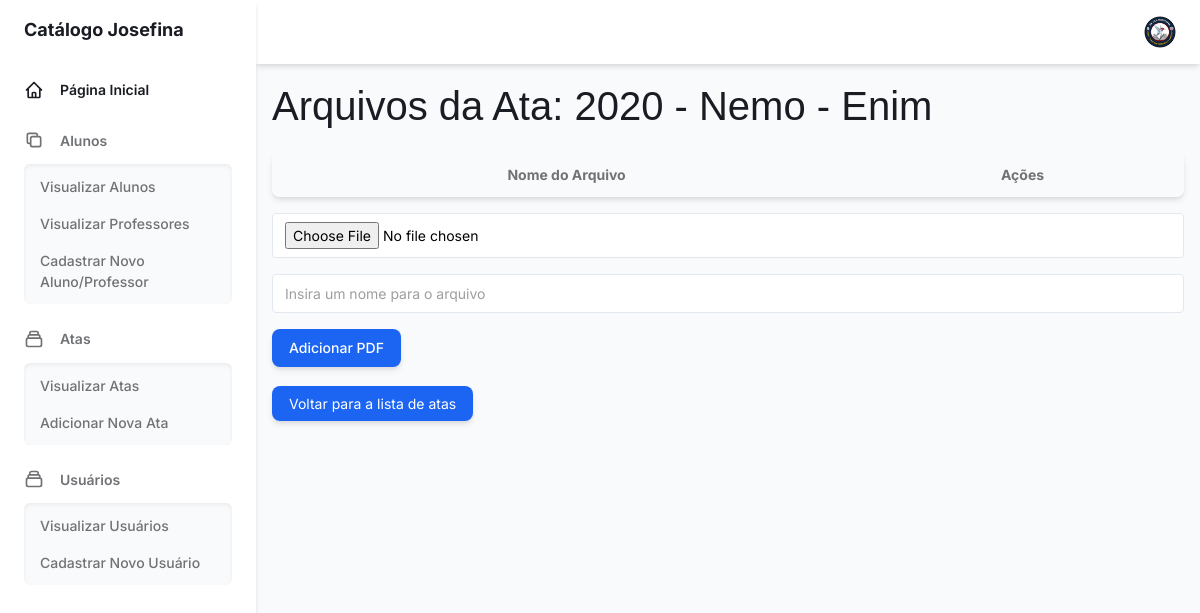
The app's page /ata/ata/ata/6/arquivos/ (signed in), older data.
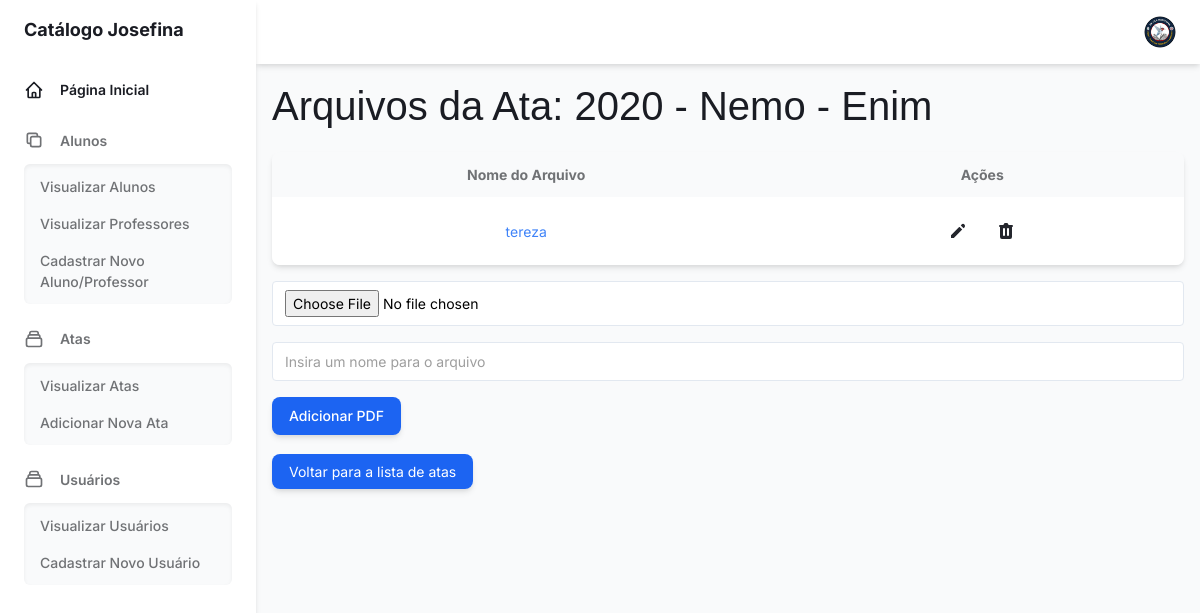
The same page, newer data.
### ata/models.py (models this page shows, shortened)
class ArquivoPDF(models.Model):
    ata = models.ForeignKey(Atas, on_delete=models.CASCADE)
    pdf = models.FileField(upload_to='pdfs/')
    nome = models.CharField(max_length=255, blank=True)

### ata/views.py (the view)
# urls.py: path('ata/ata/<int:ata_id>/arquivos/', views.ver_arquivos_ata, name='ver_arquivos_ata'),
@login_required
def ver_arquivos_ata(request, ata_id):
    ata = Atas.objects.get(pk=ata_id)
    pdfs = ArquivoPDF.objects.filter(ata=ata)
    return render(request, 'ata/ver_arquivos_ata.html', {'pdfs': pdfs, 'ata': ata})

### templates/ata/ver_arquivos_ata.html (shortened to what this page needs)
{% load static %}
{% include '_base.html' %}
{% block content %}
<div class="w-full p-4">
    <h1 class="title-large text-gray-800 dark:text-gray-200 mb-4" style="font-size: 2.5rem; margin-top: -4px; font-family: 'Ubuntu', sans-serif;">
        Arquivos da Ata: {{ ata.ano }} - {{ ata.serie }} - {{ ata.turma }}
    </h1>
    <div class="w-full max-w-6xl overflow-hidden rounded-lg shadow-md">
        <div class="w-full overflow-x-auto">
            <table class="w-full whitespace-no-wrap table-auto text-sm">
                <thead class="bg-gray-50 dark:bg-gray-700 text-gray-500 dark:text-gray-400">
                    <tr>
                        <th class="px-6 py-3 text-center">Nome do Arquivo</th>
                        <th class="px-6 py-3 text-center">Ações</th>
                    </tr>
                </thead>
                <tbody class="bg-white dark:bg-gray-800 divide-y dark:divide-gray-700">
                    {% for pdf in pdfs %}
                    <tr class="text-gray-700 dark:text-gray-400">
                        <td class="px-6 py-4 text-center">
                            <a href="{{ pdf.pdf.url }}" target="_blank" class="text-blue-500 hover:underline">{{ pdf.nome }}</a>
                        </td>
                        <td class="px-6 py-4 text-center">
                            <div class="flex justify-center space-x-3">
                                <a href="{% url 'editar_arquivo_pdf' pdf.id %}">
                                    <button
                                        class="flex items-center justify-center p-2 text-blue-600 dark:text-gray-400 hover:text-blue-800 dark:hover:text-gray-200"
                                        aria-label="Edit">
                                        <svg class="w-5 h-5 fill-current" xmlns="http://www.w3.org/2000/svg" viewBox="0 0 20 20">
                                            <path d="M13.586 3.586a2 2 0 112.828 2.828l-.793.793-2.828-2.828.793-.793zM11.379 5.793L3 14.172V17h2.828l8.38-8.379-2.83-2.828z"></path>
                                        </svg>
                                    </button>
                                </a>
                                <form action="{% url 'excluir_arquivo_pdf' pdf.id %}" method="post" class="inline" onsubmit="return confirmRemoval('{{ pdf.nome|escapejs }}');">
                                    <button
                                        class="flex items-center justify-center p-2 text-blue-600 dark:text-gray-400 hover:text-blue-800 dark:hover:text-gray-200"
                                        aria-label="Delete">
                                    </button>
                                </form>
                            </div>
                        </td>
                    </tr>
                    {% endfor %}
                </tbody>
            </table>
        </div>
    </div>
    <form action="{% url 'upload_arquivo_pdf' ata.id %}" method="post" enctype="multipart/form-data" class="mt-4">
        <div>
            <input type="file" name="pdf" class="form-input block w-full mt-1 text-sm dark:border-gray-600 dark:bg-gray-700 focus:border-blue-400 focus:outline-none focus:shadow-outline-blue dark:text-gray-300 mb-4" required />
            <input type="text" name="nome" class="form-input block w-full mt-1 text-sm dark:border-gray-600 dark:bg-gray-700 focus:border-blue-400 focus:outline-none focus:shadow-outline-blue dark:text-gray-300 mb-4" required placeholder="Insira um nome para o arquivo" />
            <button type="submit" class="shadow-md px-4 py-2 text-sm font-medium leading-5 text-white transition-colors duration-150 bg-blue-600 border border-transparent rounded-lg active:bg-blue-600 hover:bg-blue-700 focus:outline-none focus:shadow-outline-blue mb-6">
                Adicionar PDF
            </button>
        </div>
    </form>
    <a href="{% url 'atas' %}" class="shadow-md px-4 py-2 text-sm font-small leading-5 text-white transition-colors duration-150 bg-blue-600 border border-transparent rounded-lg active:bg-blue-600 hover:bg-blue-700 focus:outline-none focus:shadow-outline-blue">
        Voltar para a lista de atas
    </a>
</div>
{% endblock %}

Row changes from the older to the newer data that the page shows:
added ArquivoPDF: nome "tereza"
